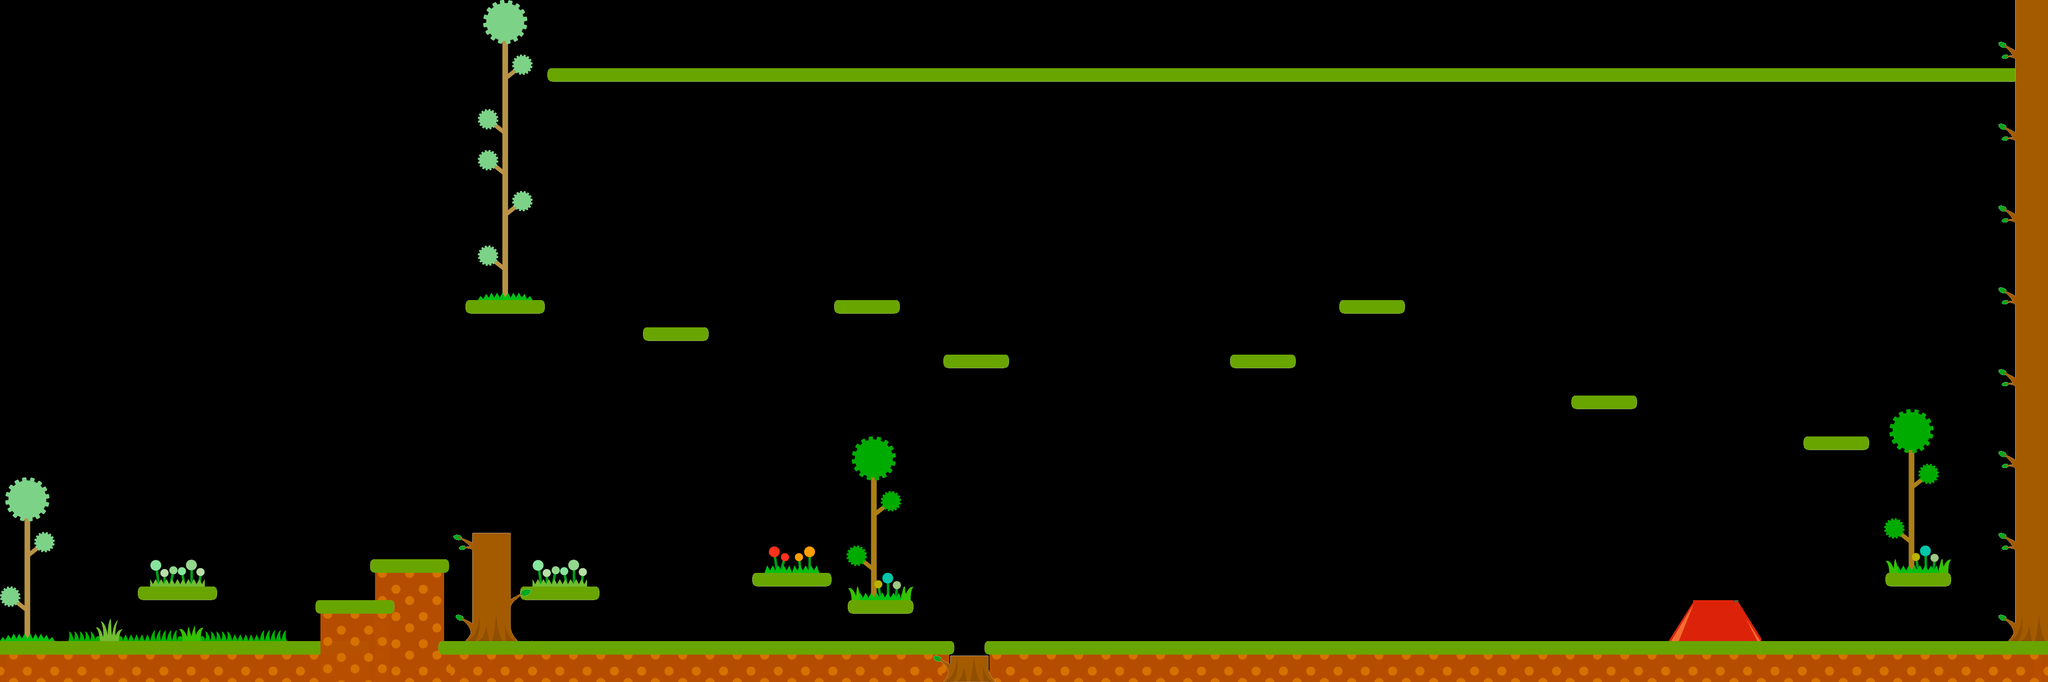

Tiled map render using the project's own tile images. Description and the map definition, with tile-layer contents summarised, below:
An orthogonal 150x50 tile map with 32x32 px tiles, 4 tile layers (nonFuncBack, FuncBack, FuncFront, nonFuncFront) and 63 objects (26x solid, 25x Enemy, 7x MovingPlatform, 2x ladder, SlopeRight, ...).

<map version="1.4" orientation="orthogonal" width="150" height="50" tilewidth="32" tileheight="32">
 <tileset firstgid="1" name="tiles" tilewidth="32" tileheight="32">
  <image source="tiles/Tiles.png" width="2048" height="2048" />
 </tileset>
 <layer name="nonFuncBack" width="150" height="50">
  <data>[7500 cells, 334 non-empty, 185 distinct tile ids]</data>
 </layer>
 <layer name="FuncBack" width="150" height="50">
  <data>[7500 cells, 858 non-empty, 80 distinct tile ids]</data>
 </layer>
 <layer name="FuncFront" width="150" height="50">
  <data>[7500 cells, 81 non-empty, 55 distinct tile ids]</data>
 </layer>
 <layer name="nonFuncFront" width="150" height="50">
  <data>[7500 cells, 46 non-empty, 38 distinct tile ids]</data>
 </layer>
 <objectgroup name="Слой объектов 1" width="150" height="50">
  <object id="7" name="solid" x="0" y="1504" width="751.003" height="32" />
  <object id="8" name="solid" x="324.667" y="1375.33" width="181.67" height="32" />
  <object id="9" name="solid" x="1221.33" y="1376.67" width="181.67" height="32" />
  <object id="10" name="solid" x="1766" y="1343.33" width="181.67" height="32" />
  <object id="11" name="solid" x="1989.33" y="1408" width="149.67" height="32" />
  <object id="12" name="solid" x="740.667" y="1408" width="137.67" height="32" />
  <object id="13" name="solid" x="868.667" y="1312" width="181.67" height="32" />
  <object id="14" name="solid" x="1108" y="1504" width="1126.34" height="95" />
  <object id="15" name="solid" x="2309.33" y="1504" width="2490.34" height="94.6667" />
  <object id="16" name="MovingPlatform" x="2336" y="1310.67" width="32" height="32" />
  <object id="17" name="MovingPlatform" x="2559.33" y="1375.33" width="32" height="32" />
  <object id="18" name="solid" x="751.334" y="1440" width="287.003" height="93.3333" />
  <object id="19" name="solid" x="878" y="1344" width="161.67" height="97.3333" />
  <object id="20" name="ladder" x="4472" y="1060.33" width="16" height="283" />
  <object id="21" name="solid" x="1108.5" y="1251.33" width="85.67" height="252" />
  <object id="22" name="Enemy" x="2784.33" y="1381.67" width="32" height="32" />
  <object id="23" name="SlopeRight" x="3908.66" y="1407.33" width="57.67" height="96" />
  <object id="24" name="solid" x="3969.99" y="1407.33" width="95.0033" height="96" />
  <object id="25" name="SlopeLeft" x="4069.99" y="1408.67" width="59.0033" height="96" />
  <object id="26" name="Player" x="159.334" y="1215.33" width="32" height="32" />
  <object id="27" name="solid" x="0.01" y="1.13687e-13" width="16" height="1504" />
  <object id="28" name="solid" x="4736.67" y="1.33333" width="62" height="1502.67" />
  <object id="1" name="solid" x="4420.5" y="1344" width="149.67" height="32" />
  <object id="2" name="solid" x="4229.16" y="1023.33" width="149.67" height="32" />
  <object id="3" name="MovingPlatform" x="3872" y="1023.33" width="32" height="32" />
  <object id="4" name="MovingPlatform" x="3358.67" y="832.667" width="32" height="32" />
  <object id="5" name="solid" x="4696.5" y="1453.33" width="37.67" height="17.3333" />
  <object id="6" name="solid" x="1093.16" y="704" width="180.67" height="32" />
  <object id="7" name="ladder" x="1173.33" y="98.5" width="16" height="605.667" />
  <object id="8" name="solid" x="3683.83" y="928" width="149.67" height="32" />
  <object id="9" name="solid" x="3142.5" y="704" width="149.67" height="32" />
  <object id="10" name="solid" x="2885.16" y="832" width="149.67" height="32" />
  <object id="11" name="solid" x="2213.16" y="830.667" width="149.67" height="32" />
  <object id="12" name="solid" x="1957.16" y="704" width="149.67" height="32" />
  <object id="13" name="MovingPlatform" x="2528" y="928" width="32" height="32" />
  <object id="14" name="MovingPlatform" x="1696" y="864" width="32" height="32" />
  <object id="15" name="solid" x="1285.66" y="158.667" width="3446" height="32" />
  <object id="17" name="solid" x="1509.16" y="769.333" width="149.67" height="32" />
  <object id="18" name="MovingPlatform" x="1312" y="640" width="32" height="32" />
  <object id="19" name="Enemy" x="4002.67" y="1310.67" width="32" height="32" />
  <object id="20" name="Enemy" x="4512" y="1214.67" width="32" height="32" />
  <object id="21" name="Enemy" x="3417.33" y="1382.67" width="32" height="32" />
  <object id="22" name="Enemy" x="4592" y="1376" width="32" height="32" />
  <object id="23" name="Enemy" x="4289.34" y="1374.66" width="32" height="32" />
  <object id="24" name="Enemy" x="4269.33" y="918.667" width="32" height="32" />
  <object id="25" name="Enemy" x="3726.66" y="832" width="32" height="32" />
  <object id="26" name="Enemy" x="3201.34" y="573.333" width="32" height="32" />
  <object id="27" name="Enemy" x="2944" y="704" width="32" height="32" />
  <object id="28" name="Enemy" x="2273.34" y="701.333" width="32" height="32" />
  <object id="29" name="Enemy" x="2016" y="577.333" width="32" height="32" />
  <object id="30" name="Enemy" x="1574.66" y="638.667" width="32" height="32" />
  <object id="31" name="Enemy" x="1122.67" y="574.667" width="32" height="32" />
  <object id="32" name="Enemy" x="1344" y="1277.33" width="32" height="32" />
  <object id="33" name="Enemy" x="997.333" y="1252" width="32" height="32" />
  <object id="34" name="Enemy" x="414.667" y="1246.66" width="32" height="32" />
  <object id="35" name="Enemy" x="1533.33" y="37.3333" width="32" height="32" />
  <object id="36" name="Enemy" x="1885.33" y="30.6667" width="32" height="32" />
  <object id="37" name="Enemy" x="2201.33" y="30.6667" width="32" height="32" />
  <object id="38" name="Enemy" x="2462.67" y="29.3333" width="32" height="32" />
  <object id="39" name="Enemy" x="2752" y="28" width="32" height="32" />
  <object id="40" name="Enemy" x="3136" y="30.6667" width="32" height="32" />
  <object id="41" name="Enemy" x="3684" y="33.3333" width="32" height="32" />
  <object id="42" name="Enemy" x="4293.33" y="30.6667" width="32" height="32" />
 </objectgroup>
</map>